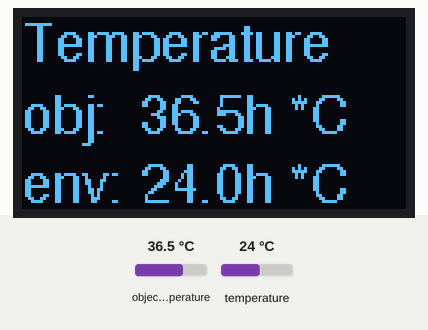
Recording of a sketch running on a simulated Arduino Uno, built with avr-gcc and run on an emulated ATmega328P. Shown: 128×64 one-colour display. The test bench sets the inputs (shaded band); at power-on: object temperature 36.5 °C, temperature 24 °C.

Above: at 3.2 s.
3.3 s: object temperature set to 20 °C
At 3.8 s:
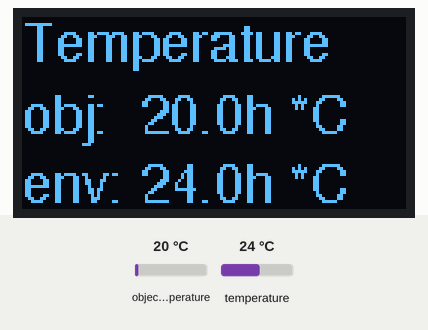
4.8 s: temperature set to 12 °C
At 5.6 s:
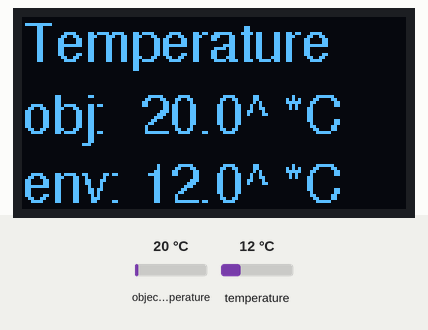
6.3 s: temperature set to 19 °C
At 7.1 s:
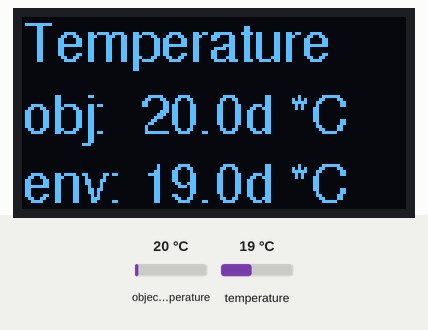
7.8 s: temperature set to 28 °C
At 8.9 s:
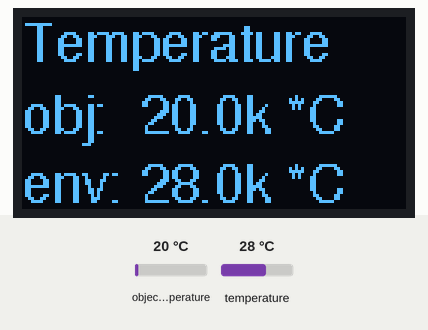
9.3 s: temperature set to 33 °C
At 9.7 s:
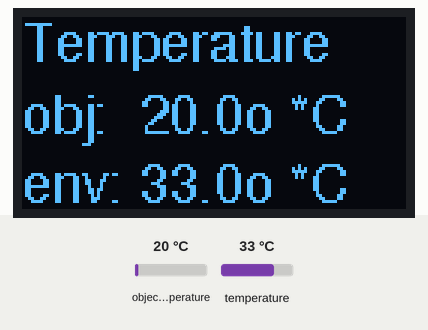
10.8 s: temperature set to 41 °C
At 11.5 s:
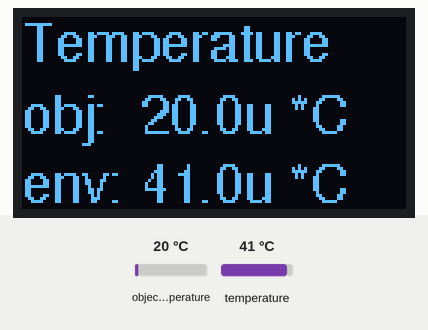
Timing chart, 0 to 13.3 s (numbered marks = the images above; inputs shaded):
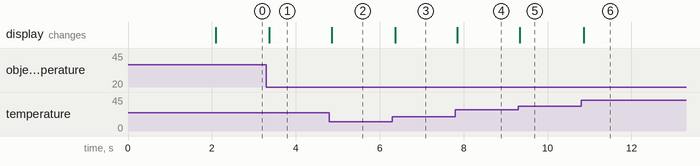

Measured:
- after the input at 3.3 s, the display: changes after 0.07 s (image 1)
- after the input at 4.8 s, the display: changes after 0.06 s (image 2)
- after the input at 6.3 s, the display: changes after 0.07 s (image 3)
- after the input at 7.8 s, the display: changes after 0.05 s (image 4)
- after the input at 9.3 s, the display: changes at once (image 5)
- after the input at 10.8 s, the display: changes after 0.06 s (image 6)

The sketch:

contactless_thermometer.ino
```cpp
#include <Adafruit_GFX.h>
#include <Adafruit_SSD1306.h>
#include <Fonts/FreeSans9pt7b.h>
#include <Wire.h>
#include <Adafruit_MLX90614.h>

#define OLED_ADDR 0x3C

#define SCREEN_WIDTH 128 // OLED display width, in pixels
#define SCREEN_HEIGHT 64 // OLED display height, in pixels

// Declaration for an SSD1306 display connected to I2C (SDA, SCL pins)
#define OLED_RESET     4 // Reset pin # (or -1 if sharing Arduino reset pin)

Adafruit_SSD1306 oled(SCREEN_WIDTH, SCREEN_HEIGHT, &Wire, OLED_RESET);
Adafruit_MLX90614 mlx = Adafruit_MLX90614();

void display(int x, int y, String text, bool clear = false, bool flush = false) {
  if (clear) {
    oled.clearDisplay();
  }
  oled.setCursor(x, y);
  oled.print(text);
  if (flush) {
    oled.display();
  }
}

String formatData(String prefix, float value, String suffix, int len = 6, int minWidth = 3, int precision = 1) {
  char chars[len];
  String result = prefix;

  dtostrf(value, minWidth, precision, chars);

  for (int i = 0; i < sizeof(chars); i++) {
    result += chars[i];
  }

  result += suffix;
  return result;
}

void setup() {
  oled.begin(SSD1306_SWITCHCAPVCC, OLED_ADDR);
  oled.setFont(&FreeSans9pt7b);
  //oled.setTextSize(1);
  oled.setTextColor(WHITE);

  mlx.begin();

  while (!Serial) { }

  Serial.println("Device Started.");

  display(0, 14, "Device started.", true, true);
  delay(2000);
}

void loop() {
  float target = mlx.readObjectTempC();
  float ambient = mlx.readAmbientTempC();

  oled.clearDisplay();
  display(0, 14, "Temperature", true, false);
  display(0, 38, formatData("obj:  ", target, " *C"), false, false);
  display(0, 61, formatData("env: ", ambient, " *C"), false, true);
}
```
